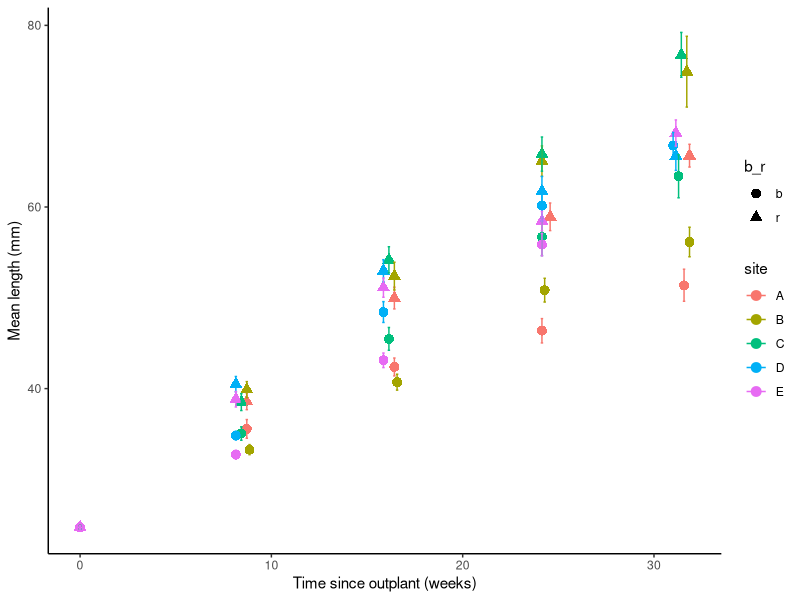

The R script that drew this image:
library(tidyverse)

setwd("/Users/Amelia/Documents/UBC/R_projects/STAT506H")

# read in data
growth_0 <- read_csv("growth_data_zero.csv")

growth_may <- read_csv("growth_data_may.csv")

growth_july <- read_csv("growth_data_july.csv")

growth_sept <- read_csv("growth_data_sept.csv")

growth_nov <- read_csv("growth_data_nov.csv")

growth_1 <- read_csv("growth_data_march.csv")

# concatenate the same data for fifty oysters into a longer data frame
for (i in 1:6){
  growth_0 <- growth_0 %>% 
    dplyr::bind_rows(growth_0)
}

# trim the data down to a length of 2500, since we to simulate data for each bag within subsite & site
growth_0 <- growth_0 %>% 
  slice(1:2500)

# rename the variable outplant time to make it consistent for later merging
growth_0 <- growth_0 %>% 
  rename(outplant_time = "outplant time")

# create a character vector for site
site <- c(rep("A", times = 500), rep("B", times = 500),
           rep("C", times = 500), rep("D", times = 500),
           rep("E", times = 500)) 

# create a character vector for beach & raft subsites
b_r <- rep(c(rep("b", times = 250), rep("r", times = 250)), times = 5)

# create a vector for each of the five bags within each subsite & site
bag <- rep(c(rep("1", times = 50),rep("2", times = 50),
          rep("3", times = 50), rep("4", times = 50),
          rep("5", times = 50)), times = 10)

# create the site, subsite, and bag columns by joining these three vectors
front_end <- cbind(site,b_r,bag)

# change to a dataframe
front_end <- as.data.frame(front_end)

# bind with the cloned response data
x <- cbind(front_end, growth_0)

# select the columns of interest (in this case, only shell length)
growth_0 <- x %>% 
  dplyr::select(1:4, 7)

# change variables to factors
growth_0$site <- as.factor(growth_0$site)
growth_0$bag <- as.factor(growth_0$bag)
growth_0$b_r <- as.factor(growth_0$b_r)

# join with the rest of the data

# first rename problematic columns
growth_july <- growth_july %>% 
  rename("site" = "Site")

growth_1 <- growth_1 %>% 
  rename("shell_length" = "length")

growth_sept <- growth_sept %>% 
  rename("shell_length" = "length")

# now join everything and select meaningful variables
growth_full <- growth_may %>% 
  full_join(growth_july) %>% 
  full_join(growth_sept) %>% 
  full_join(growth_nov) %>% 
  full_join(growth_1) %>% 
  select(1:3, 5, 10)

# change things to factors to allow further joining with zero data
growth_full$site <- as.factor(growth_full$site)
growth_full$bag <- as.factor(growth_full$bag)
growth_full$b_r <- as.factor(growth_full$b_r)
growth_full$outplant_time <- as.numeric(growth_full$outplant_time)

# join with zero data
growth <- growth_full %>% 
  full_join(growth_0)

# this is just to visualize data ...

# omit the NAs that made their way into the dataframe
growth <- na.omit(growth)

# summarize response data as mean and standard error
growth_summary <- growth %>% 
  group_by(site, b_r, outplant_time) %>% 
  summarize(av_length = mean(shell_length), se_length =
              sd(shell_length)/sqrt(length(shell_length)))

# create a plot to visualize growth data over time
growth_plot <- ggplot(aes(x = outplant_time, y = av_length, colour = site, shape = b_r),
                      data = growth_summary) +
  geom_point(size = 3) +
  ylab("Mean length (mm)") +
  xlab("Time since outplant (weeks)") +
  theme_classic() +
  geom_errorbar(aes(ymax = av_length + se_length, ymin = av_length - se_length))
growth_plot

# this is just me playing with the salinity temperature data to see how often
# salinity and temperature conditions were stressful for oysters

enviro <- read_csv("salinity_temperature.csv")

low_sal <- enviro %>%
  filter(b_r == "r" & sal <= 20)
high_temp <- enviro %>% 
  filter(b_r == "b", temp > 29.22) #29.22 C is the ABT
